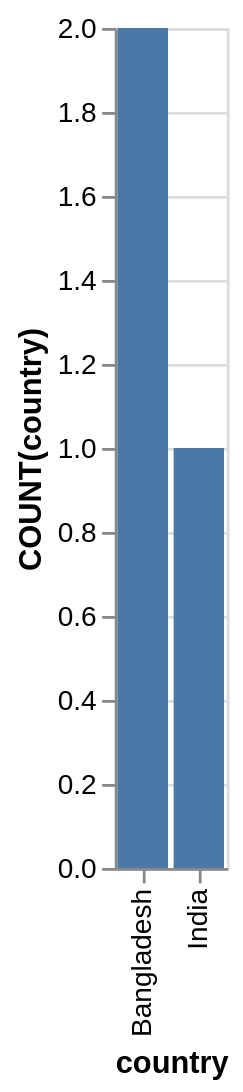

Source (Vega-Lite JSON):
### Vega-Lite specification from a JSON file in a GitHub repository (floating-point values rounded to 4 significant figures)
{"data": {"values": [{"x_data": "Bangladesh", "y_data": 2}, {"x_data": "India", "y_data": 1}]}, "mark": "bar", "encoding": {"x": {"field": "x_data", "type": "nominal", "title": "country", "sort": "ascending"}, "y": {"field": "y_data", "type": "quantitative", "title": "COUNT(country)"}}}
